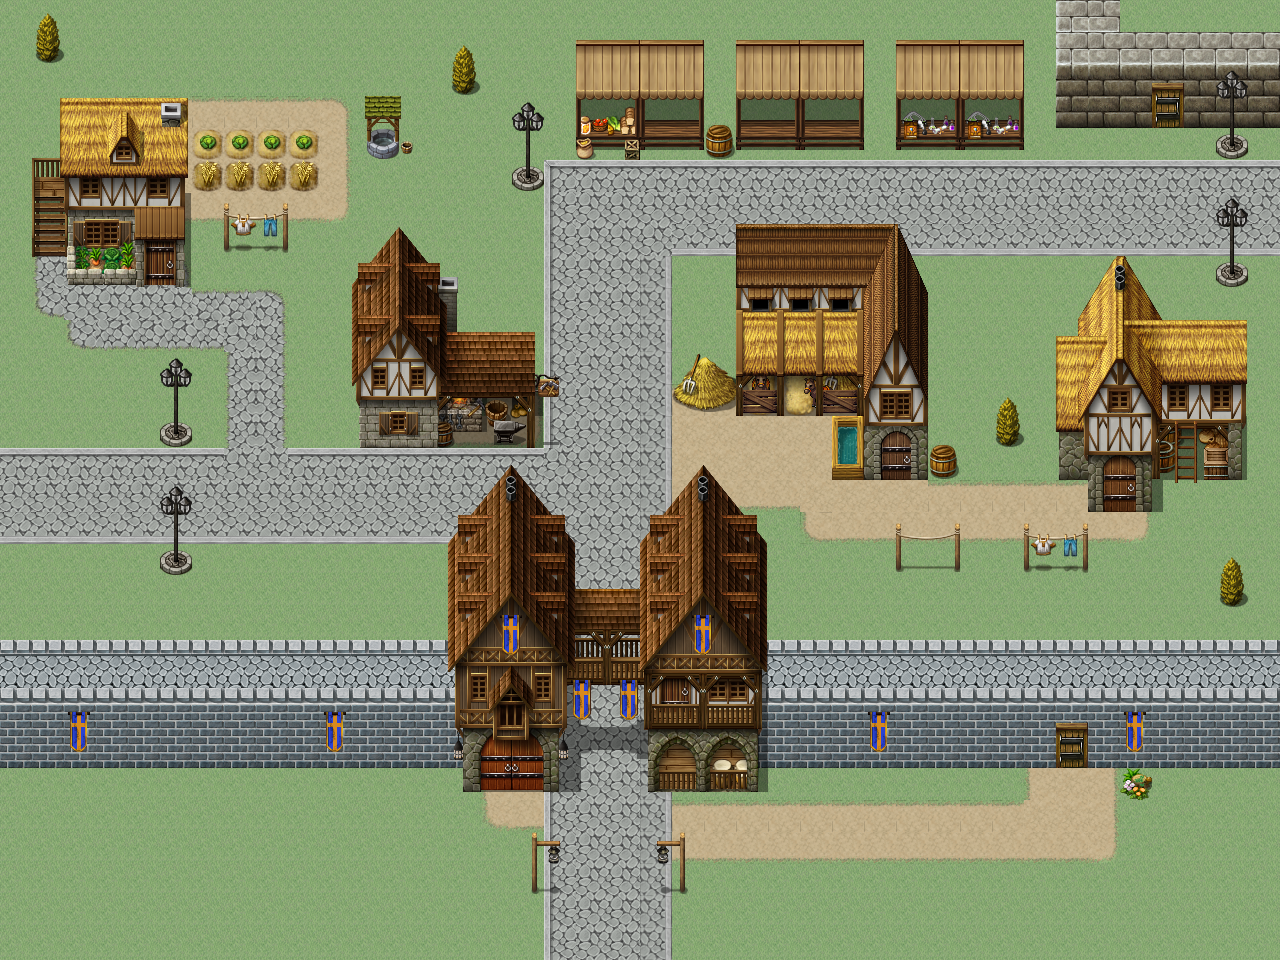

A 2D game scene composited from a Tiled map and its tileset images. What follows is a short description and the map's XML, with each tile layer's data collapsed to a summary:
An orthogonal 40x30 tile map with 32x32 px tiles, 5 tile layers (Bottom, Object_layer1, Detail_layer1, Object_layer2, ...), 2 hidden layers not drawn and 2 objects (Player, Music).

<map version="1.0" orientation="orthogonal" renderorder="right-down" width="40" height="30" tilewidth="32" tileheight="32" nextobjectid="4">
 <tileset firstgid="1" name="wisby" tilewidth="32" tileheight="32" tilecount="2014" columns="53">
  <image source="../Textures/Wisby.png" width="1696" height="1216" />
  <tile id="2">
   <properties>
    <property name="warp" value="wisby02" />
   </properties>
  </tile>
 </tileset>
 <layer name="Bottom" width="40" height="30">
  <data>[1200 cells, 1200 non-empty, 34 distinct tile ids]</data>
 </layer>
 <layer name="Object_layer1" width="40" height="30">
  <data>[1200 cells, 425 non-empty, 271 distinct tile ids]</data>
 </layer>
 <layer name="Detail_layer1" width="40" height="30">
  <data>[1200 cells, 21 non-empty, 11 distinct tile ids]</data>
 </layer>
 <layer name="Player_layer" width="40" height="30" visible="0">
  <data>[1200 cells, 0 non-empty, 0 distinct tile ids]</data>
 </layer>
 <layer name="Object_layer2" width="40" height="30">
  <data>[1200 cells, 221 non-empty, 139 distinct tile ids]</data>
 </layer>
 <layer name="Detail_layer2" width="40" height="30">
  <data>[1200 cells, 0 non-empty, 0 distinct tile ids]</data>
 </layer>
 <layer name="collision" width="40" height="30" visible="0">
  <data>[1200 cells, 264 non-empty, 2 distinct tile ids]</data>
 </layer>
 <objectgroup name="Entities">
  <object id="1" name="PlayerStart" type="Player" x="1206.5" y="184.75" width="32" height="32" />
  <object id="3" name="Dram - Skebergslaten.ogg" type="Music" x="256" y="32">
   <polygon points="0,0 32,32 0,64" />
  </object>
 </objectgroup>
</map>